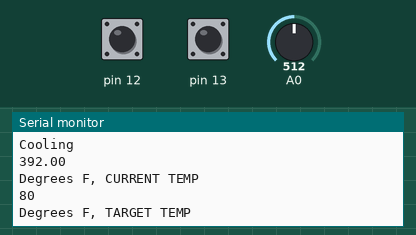
The sketch below on a simulated Arduino Uno, built with avr-gcc and run on an emulated ATmega328P. Parts: the last lines printed to the serial monitor. The test bench sets the inputs (shaded band); at power-on: A0 = 512, pin 12 HIGH, pin 13 HIGH.

Above: at 4.8 s.
4.9 s: A0 set to 175
At 6.8 s:
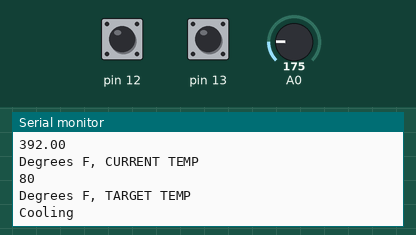
9.9 s: A0 set to 160
At 15.4 s:
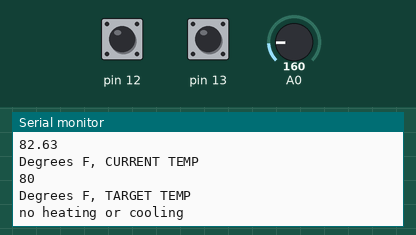
Timing chart, 0 to 16.9 s (numbered marks = the images above; inputs shaded):
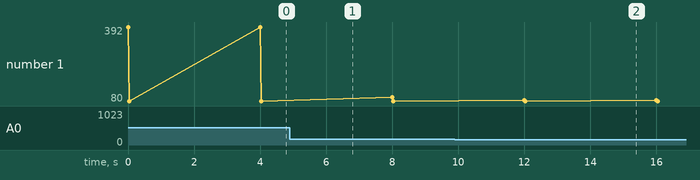

The sketch:

Build_10.ino
```cpp
int temperaturePin = 0;
const int ledPins[ ] = {8,9};
const int buttonPins[ ] = {3,2};
const int ledPins8 = 8;
const int ledPins9 = 9;
 int targetTemp = 80;
void setup()
{
  Serial.begin(9600);
  pinMode(ledPins[0],OUTPUT);
  pinMode(ledPins[1],OUTPUT);
  pinMode(8, INPUT);
  pinMode(9, INPUT);


}

void loop()
{
 float temperature = getVoltage(temperaturePin);
 temperature = (((temperature - .5) * 100) * 1.8) + 32;

 int heating = false;
 int cooling = false;

 int x = 0;

 Serial.println(temperature);
 Serial.println("Degrees F, CURRENT TEMP");
 Serial.println(targetTemp);
 Serial.println("Degrees F, TARGET TEMP");
 delay(2000);

 int buttonState0 = digitalRead(12);
 int buttonState1 = digitalRead(13);

  if (buttonState1 == LOW) {
    targetTemp += 5;
    delay(100);
  }

  if (buttonState0 == LOW) {
    targetTemp -= 5;
    delay(100);
  }

if (temperature < targetTemp -3) {
  cooling = true;
  heating = false;
  Serial.println("Heating");
  delay(2000);
}
 else if (targetTemp + 3 < temperature) {
  cooling = false;
  heating = true;
  Serial.println("Cooling");
  delay(2000);
 }
 else {
  cooling = false;
  heating = false;
  Serial.println("no heating or cooling");
  delay(2000);
 }

  if (cooling == true) {
    digitalWrite(ledPins[0], HIGH);
  }
  else {
    digitalWrite(ledPins[0], LOW);
  }

  if (heating == true) {
    digitalWrite(ledPins[1], HIGH);
  }
  else {
    digitalWrite(ledPins[1], LOW);
  }

}


float getVoltage(int pin){
 return (analogRead(pin) * .004882814);
}
```

Measured:
- the behaviour switches between 161 and 160 on A0 (found by bisection; images 1 and 2)
- after the input at 9.9 s, the serial monitor: prints a new line after 2.1 s (image 2)
